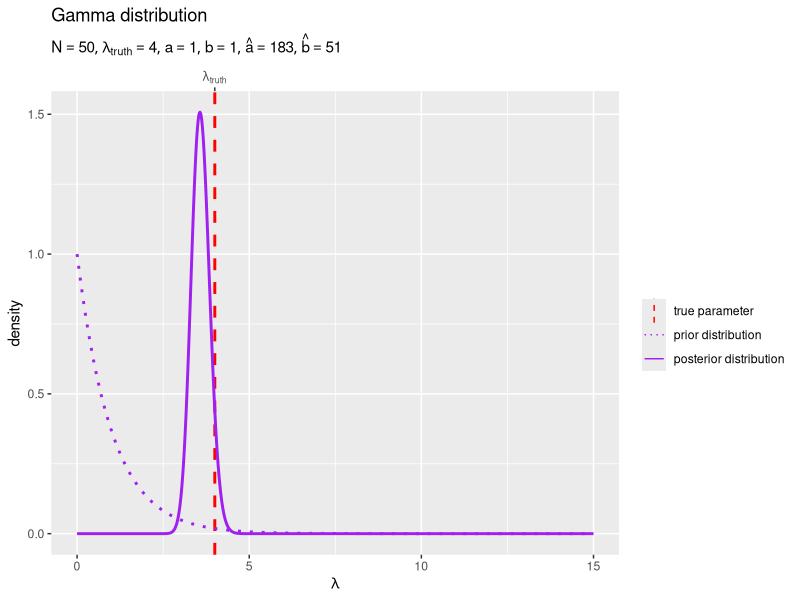
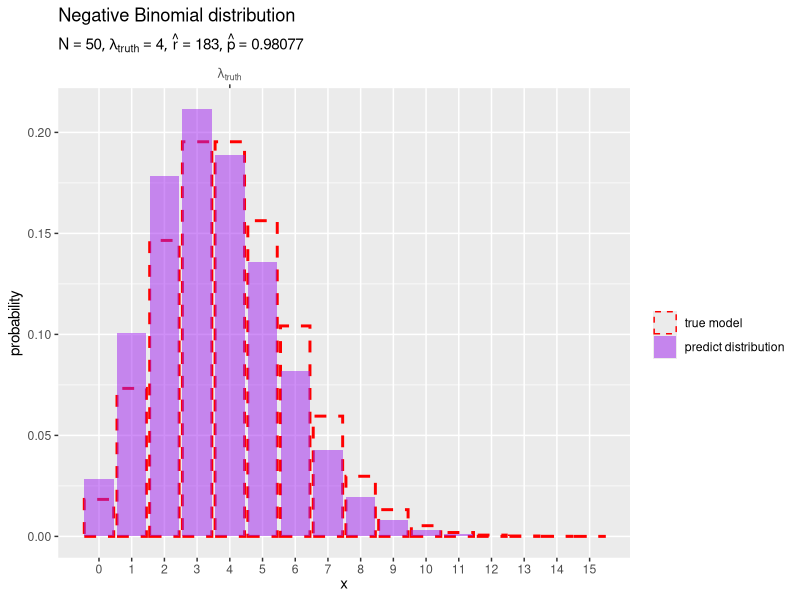

Write R code to recreate these figures, in order.

# ポアソンモデル ---------------------------------------------------------------

# chapter 3.2.3
# ベイズ推論
# 推論アルゴリズムの実装


# ライブラリの読込 -------------------------------------------------------------

# 利用パッケージ
library(tidyverse)
library(gganimate)

# パッケージ名の省略用
library(ggplot2)


# ベイズ推論の実装 -------------------------------------------------------------

### 生成分布(ポアソン分布)の設定 -----

#### パラメータの設定 -----

# 真のパラメータを指定
lambda_truth <- 4


#### 変数の設定 -----

# x軸の範囲を設定
u <- 5
x_min <- 0
x_max <- lambda_truth |> # 基準値を指定
  (\(.) {. * 3})() |> # 倍率を指定
  #(\(.) {max(., x_n)})() |> # # サンプルと比較
  (\(.) {ceiling(. /u)*u})() # u単位で切り上げ
x_min; x_max

# x軸の値を作成
x_vec <- seq(from = x_min, to = x_max, by = 1)


#### 分布の計算 -----

# 生成分布の確率を計算
model_df <- tibble::tibble(
  x      = x_vec, # 確率変数
  lambda = lambda_truth, # 期待値パラメータ
  prob   = dpois(x = x, lambda = lambda) # 確率
)


### 事前分布(ガンマ分布)の設定 -----

#### パラメータの設定 -----

# 事前分布のパラメータを指定
a <- 1
b <- 1


#### 変数の設定 -----

# λ軸の範囲を設定
u <- 5
lambda_min <- 0
lambda_max <- lambda_truth |> # 基準値を指定
  (\(.) {. * 3})() |> # 倍率を指定
  (\(.) {ceiling(. /u)*u})() # u単位で切り上げ

# λ軸の値を作成
lambda_vec <- seq(from = lambda_min, to = lambda_max, length.out = 1001)


#### 分布の計算 -----

# 事前分布の確率密度を計算
prior_df <- tibble::tibble(
  lambda = lambda_vec, # 確率変数
  a      = a, # 形状パラメータ
  b      = b, # 尺度パラメータ
  dens   = dgamma(x = lambda, shape = a, rate = b) # 確率密度
)


### 観測データの生成 -----

#### データの生成 -----

# データ数を指定
N <- 50

# ポアソンモデルのデータを生成
x_n <- rpois(n = N ,lambda = lambda_truth)


#### データの集計 -----

# 観測データを集計
obs_df <- tidyr::tibble(
  x = x_n # 観測値
) |> 
  dplyr::count(
    x, name = "freq" # 度数
  ) |> 
  dplyr::mutate(
    rel_freq = freq / N # 相対度数
  ) |> 
  tidyr::complete(
    x = x_vec, 
    fill = list(freq = 0, rel_freq = 0)
  ) # 未観測値を補完


### 事後分布(ガンマ分布)の計算 -----

#### パラメータの計算 -----

# 事後分布のパラメータを計算:式(3.38)
a_hat <- sum(x_n) + a
b_hat <- N + b


#### 分布の計算 -----

# 事後分布の確率密度を計算
posterior_df <- tibble::tibble(
  lambda = lambda_vec, # 確率変数
  a      = a_hat, # 形状パラメータ
  b      = b_hat, # 尺度パラメータ
  dens   = dgamma(x = lambda, shape = a, rate = b) # 確率密度
)


#### 分布の作図 -----

# ラベル用の文字列を作成
posterior_param_lbl <- paste0(
  "list(", 
  "N == ", N, ", ", 
  "lambda[truth] == ", round(lambda_truth, digits = 2), ", ", 
  "a == ", round(a, digits = 1), ", ", 
  "b == ", round(b, digits = 1), ", ", 
  "hat(a) == ", round(a_hat, digits = 1), ", ", 
  "hat(b) == ", round(b_hat, digits = 1), 
  ")"
) |> 
  parse(text = _)

# 事後分布を作図
ggplot() + 
  geom_vline(
    mapping = aes(xintercept = lambda_truth, color = "model"), 
    linewidth = 1, linetype = "dashed"
  ) + # 真のパラメータ
  geom_line(
    data    = prior_df, 
    mapping = aes(x = lambda, y = dens, color = "prior"), 
    linewidth = 1, linetype = "dotted"
  ) + # 事前分布
  geom_line(
    data    = posterior_df, 
    mapping = aes(x = lambda, y = dens, color = "posterior"), 
    linewidth = 1
  ) + # 事後分布
  scale_x_continuous(
    sec.axis = sec_axis(
      transform = ~ ., 
      breaks    = lambda_truth, 
      labels    = expression(lambda[truth])
    ) # パラメータラベル
  ) + 
  scale_color_manual(
    breaks = c("model", "prior", "posterior"), 
    values = c("red", "purple", "purple"), 
    labels = c("true parameter", "prior distribution", "posterior distribution"), 
    name = ""
  ) + # (凡例表示用)
  guides(
    color = guide_legend(override.aes = list(linewidth = 0.5)), 
  ) + 
  labs(
    title = "Gamma distribution", 
    subtitle = posterior_param_lbl, 
    x = expression(lambda), 
    y = "density"
  )


### 予測分布(負の二項分布)の計算 -----

#### パラメータの計算 -----

# 予測分布のパラメータを計算:式(3.44')
r_hat <- a_hat
q_hat <- 1 / (1 + b_hat)
p_hat <- b_hat / (1 + b_hat)
#r_hat <- sum(x_n) + a
#q_hat <- 1 / (1 + N + b)
#p_hat <- (N + b) / (1 + N + b)
#p_hat <- 1 - q_hat


#### 分布の計算 -----

# 予測分布の確率を計算
predict_df <- tibble::tibble(
  x    = x_vec, # 確率変数
  r    = r_hat, # 成功回数パラメータ
  p    = p_hat, # 成功確率パラメータ
  prob = dnbinom(x = x, size = r, prob = p) # 確率
)


#### 分布の作図 -----

# ラベル用の文字列を作成
predict_param_lbl <- paste0(
  "list(", 
  "N == ", N, ", ", 
  "lambda[truth] == ", round(lambda_truth, digits = 2), ", ", 
  "hat(r) == ", round(r_hat, digits = 1), ", ", 
  "hat(p) == ", round(p_hat, digits = 5), 
  ")"
) |> 
  parse(text = _)

# 予測分布を作図
ggplot() + 
  geom_bar(
    data    = model_df, 
    mapping = aes(x = x, y = prob, color = "model"), 
    stat = "identity", position = "identity",
    fill = NA, linewidth = 1, linetype = "dashed"
  ) + # 真の分布
  geom_bar(
    data    = predict_df, 
    mapping = aes(x = x, y = prob, color = "predict"), 
    stat = "identity", position = "identity", 
    fill = "purple", alpha = 0.5, linetype = "blank"
  ) + # 予測分布
  scale_x_continuous(
    breaks = x_vec, minor_breaks = FALSE, 
    sec.axis = sec_axis(
      transform = ~ ., 
      breaks    = lambda_truth, 
      labels    = expression(lambda[truth])
    ) # パラメータラベル
  ) + 
  scale_color_manual(
    breaks = c("model", "predict"), 
    values = c("red", NA), 
    labels = c("true model", "predict distribution"), 
    name   = ""
  ) + # (凡例表示用)
  guides(
    color = guide_legend(override.aes = list(linewidth = 0.5)), 
  ) + 
  labs(
    title = "Negative Binomial distribution", 
    subtitle = predict_param_lbl, 
    x = expression(x), 
    y = "probability"
  )
